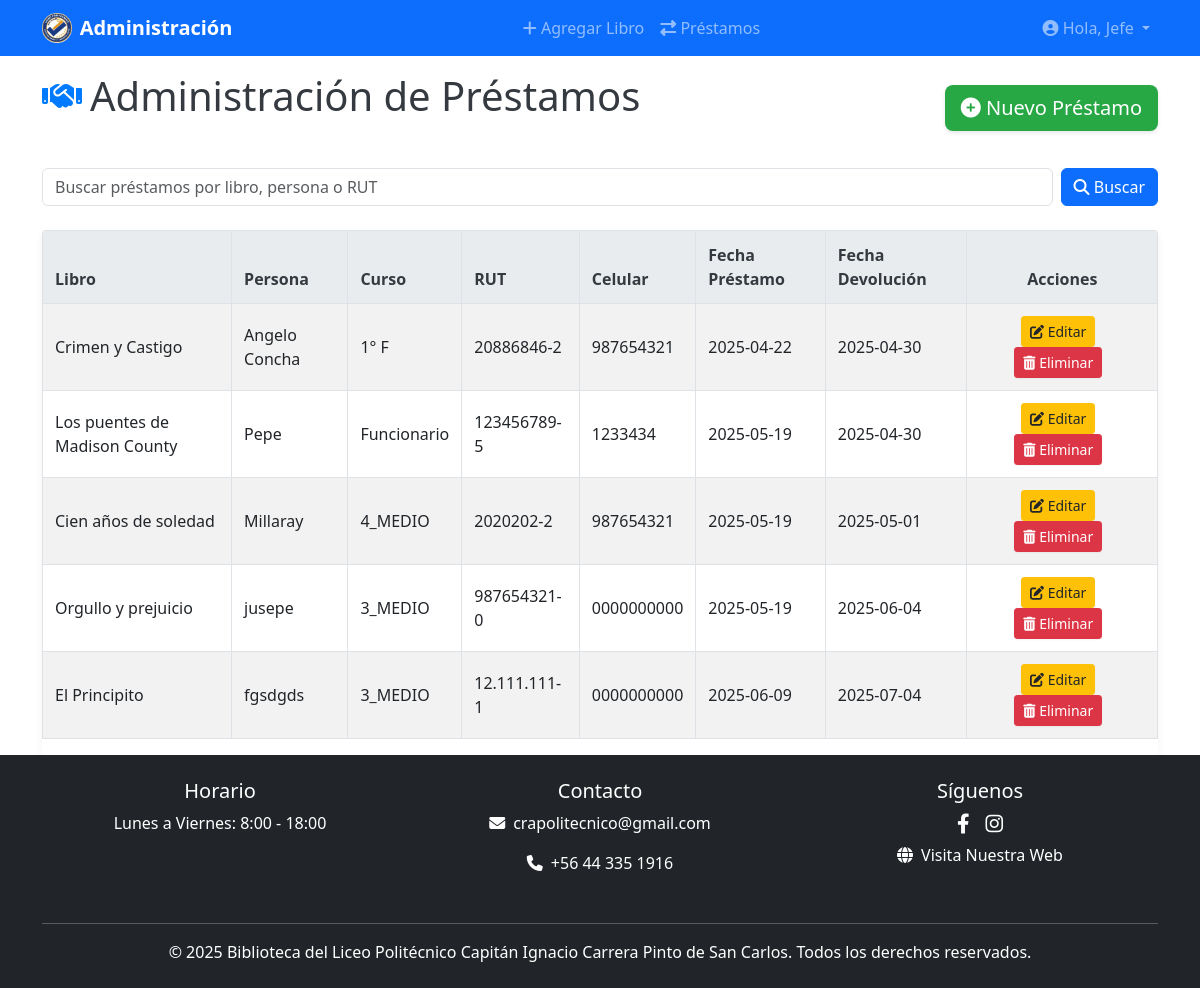
/prestamos/ (signed in), run on the app's committed database.
### prestamos/models.py (models this page shows, shortened)
class Prestamo(models.Model):
    CURSO_CHOICES = [
        ('1A', '1° A'),
        ('1B', '1° B'),
        ('1C', '1° C'),
        ('1D', '1° D'),
        ('1E', '1° E'),
        ('1F', '1° F'),
        ('1G', '1° G'),
        ('2A', '2° A'),
        ('2B', '2° B'),
        ('2C', '2° C'),
        ('2D', '2° D'),
        ('2E', '2° E'),
        ('2F', '2° F'),
        ('2G', '2° G'),
        ('3HC', '3° H.C.'),
        ('4HC', '4° H.C.'),
        ('3CM', '3° Construcciones Metálicas'),
        ('4CM', '4° Construcciones Metálicas'),
        ('3MI', '3° Mecánica Industrial'),
        ('4MI', '4° Mecánica Industrial'),
        ('3EL', '3° Electricidad'),
        ('4EL', '4° Electricidad'),
        ('3ELE', '3° Electrónica'),
        ('4ELE', '4° Electrónica'),
        ('3ENF', '3° Enfermería'),
        ('4ENF', '4° Enfermería'),
        ('3GAS', '3° Gastronomía'),
        ('4GAS', '4° Gastronomía'),
        ('3EDI', '3° Edificación'),
        ('4EDI', '4° Edificación'),
        ('TALLER_1', 'Taller Laboral 1'),
        ('TALLER_2', 'Taller Laboral 2'),
        ('FUNCIONARIO', 'Funcionario'),
    ]
    libro = models.ForeignKey(Libro, on_delete=models.CASCADE)
    nombre_persona = models.CharField(max_length=200)
    curso = models.CharField(
        max_length=50,
        choices=CURSO_CHOICES,
        default='OTROS', # Puedes mantener 'OTROS' como valor por defecto o cambiarlo
    )
    rut = models.CharField(max_length=12)
    celular = models.CharField(max_length=15)
    fecha_prestamo = models.DateField(auto_now_add=True)
    fecha_devolucion = models.DateField(null=True, blank=True)

### libros/models.py (models this page shows, shortened)
class Libro(models.Model):
    nombre = models.CharField(max_length=200)
    autor = models.CharField(max_length=200)
    genero = models.CharField(max_length=50)
    stock = models.IntegerField(default=1)
    portada_url = models.URLField(
        max_length=500,  # Un tamaño generoso para la URL
        null=True,
        blank=True,
        verbose_name='URL de la Portada del libro'
    )
    fecha_creacion = models.DateTimeField(auto_now_add=True)
    def __str__(self):
        return self.nombre

### prestamos/views.py (the view)
# urls.py: path('', views.lista_prestamos, name='lista_prestamos'),
@login_required
def lista_prestamos(request):
    query = request.GET.get('q')
    prestamos = Prestamo.objects.all()
    if query:
        prestamos = prestamos.filter(
            Q(libro__nombre__icontains=query) |
            Q(nombre_persona__icontains=query) |
            Q(rut__icontains=query)
        ).distinct()
    form = PrestamoForm()
    context = {
        'prestamos': prestamos,
        'query': query,
        'form': form,
    }
    return render(request, 'prestamos/lista_prestamos.html', context)

### prestamos/forms.py (shortened to what this page needs)
class PrestamoForm(forms.ModelForm):
    class Meta:
        model = Prestamo
        fields = ['libro', 'nombre_persona', 'curso', 'rut', 'celular', 'fecha_devolucion']
        widgets = {
            'fecha_devolucion': forms.DateInput(attrs={'type': 'date', 'placeholder': 'AAAA-MM-DD'}),
            'nombre_persona': forms.TextInput(attrs={'placeholder': 'Ej: Juan Pérez'}),
            'rut': forms.TextInput(attrs={'placeholder': 'Ej: 12345678-9'}),
            'celular': forms.TextInput(attrs={'placeholder': 'Ej: 912345678'}), # O el formato que esperes
        }
    def __init__(self, *args, **kwargs):
        super().__init__(*args, **kwargs)
        self.fields['libro'].queryset = Libro.objects.filter(stock__gt=0)
        self.fields['libro'].label = 'Libro a prestar'
        self.fields['nombre_persona'].label = 'Nombre del solicitante'
        self.fields['curso'].label = 'Curso'
        self.fields['rut'].label = 'RUT'
        self.fields['celular'].label = 'Celular'
        self.fields['fecha_devolucion'].label = 'Fecha de devolución (opcional)'

### prestamos/templates/prestamos/lista_prestamos.html (shortened to what this page needs)
{% extends 'libros/base.html' %}
{% load static %}
{% block head %}
    <link rel="stylesheet" href="{% static 'libros/css/styles.css' %}">
{% endblock %}
{% block content %}
    <nav class="navbar navbar-expand-lg navbar-dark bg-primary fixed-top">
        <div class="container">
            <a class="navbar-brand fw-bold d-flex align-items-center" href="#">
                <img src="{% static 'libros/img/logo.png' %}"
                     alt="Logo Institución"
                     height="30"
                     class="me-2">
                Administración
            </a>
            <div class="collapse navbar-collapse" id="navbarNavAdmin">
                <ul class="navbar-nav mx-auto">
                    <li class="nav-item">
                        <a class="nav-link" href="{% url 'crear_libro' %}">
                            <i class="fas fa-plus"></i> Agregar Libro
                        </a>
                    </li>
                    <li class="nav-item">
                        <a class="nav-link" href="{% url 'prestamos:lista_prestamos' %}">
                            <i class="fas fa-exchange-alt"></i> Préstamos
                        </a>
                    </li>
                </ul>
                <ul class="navbar-nav">
                    <li class="nav-item dropdown">
                        <a class="nav-link dropdown-toggle" href="#" id="navbarDropdownMenuLink" role="button" data-bs-toggle="dropdown" aria-expanded="false">
                            <i class="fas fa-user-circle"></i> Hola, {% if user.is_authenticated %}{{ user.username }}{% else %}Invitado{% endif %}
                        </a>
                    </li>
                </ul>
            </div>
        </div>
    </nav>
    <div class="main-content pt-5">
        <div class="container mt-4">
            <div class="d-flex justify-content-between align-items-center mb-4">
                <h1><i class="fas fa-handshake"></i>Administración de Préstamos</h1>
                <button class="btn btn-success btn-lg btn-crear-prestamo" data-bs-toggle="modal" data-bs-target="#modalNuevoPrestamo">
                    <i class="fas fa-plus-circle"></i> Nuevo Préstamo
                </button>
            </div>
            <form class="search-form" method="get" action="">
                <input type="text"
                       class="form-control search-input"
                       name="q"
                       placeholder="Buscar préstamos por libro, persona o RUT"
                       value="{{ query|default:'' }}">
                <button type="submit" class="btn btn-primary search-button"><i class="fas fa-search"></i> Buscar</button>
            </form>
            <div class="table-responsive-custom">
                <table class="table table-bordered table-striped table-hover">
                    <thead>
                        <tr>
                            <th>Libro</th>
                            <th>Persona</th>
                            <th>Curso</th>
                            <th>RUT</th>
                            <th>Celular</th>
                            <th>Fecha Préstamo</th>
                            <th>Fecha Devolución</th>
                            <th class="text-center actions-column">Acciones</th>
                        </tr>
                    </thead>
                    <tbody id="tabla-prestamos-body">
                        {% for prestamo in prestamos %}
                            <tr id="prestamo-{{ prestamo.id }}">
                                <td>{{ prestamo.libro.nombre }}</td>
                                <td>{{ prestamo.nombre_persona }}</td>
                                <td>{{ prestamo.get_curso_display }}</td>
                                <td>{{ prestamo.rut }}</td>
                                <td>{{ prestamo.celular }}</td>
                                <td>{{ prestamo.fecha_prestamo|date:"Y-m-d" }}</td>
                                <td>{{ prestamo.fecha_devolucion|date:"Y-m-d"|default:"Pendiente" }}</td>
                                <td class="crud-actions text-center">
                                    <button class="btn btn-sm btn-warning btn-editar-prestamo"
                                            data-bs-toggle="modal"
                                            data-bs-target="#modalEditarPrestamo"
                                            data-prestamo-id="{{ prestamo.id }}">
                                        <i class="fas fa-edit"></i> Editar
                                    </button>
                                    <button class="btn btn-sm btn-danger btn-eliminar-prestamo"
                                            data-bs-toggle="modal"
                                            data-bs-target="#modalEliminarPrestamo"
                                            data-prestamo-id="{{ prestamo.id }}">
                                        <i class="fas fa-trash-alt"></i> Eliminar
                                    </button>
                                </td>
                            </tr>
                        {% empty %}
                            <tr><td colspan="8" class="text-center">No hay préstamos registrados.</td></tr>
                        {% endfor %}
                    </tbody>
                </table>
            </div>
        </div>
    </div>
{% endblock %}
{% block footer %}
    {{ block.super }}
{% endblock %}

### libros/templates/libros/base.html (shortened to what this page needs)
<!DOCTYPE html>
{% load static %}
<html lang="es" style="height: 100%;">
<head>
    <link href="https://cdn.jsdelivr.net/npm/bootstrap@5.3.0/dist/css/bootstrap.min.css" rel="stylesheet">
    <link rel="stylesheet" href="https://cdnjs.cloudflare.com/ajax/libs/font-awesome/6.4.0/css/all.min.css">
    {% block head %}
    {% endblock %}
</head>
<body style="height: 100%;">
    <main>
        {% block content %}
        {% endblock %}
    </main>
    <footer>
        {% block footer %}
            {% include 'libros/footer.html' %}
        {% endblock %}
    </footer>
</body>
</html>

### libros/templates/libros/footer.html (shortened to what this page needs)
<!DOCTYPE html>
<html lang="en">
<head>
</head>
<footer class="bg-dark text-white py-4">
    <div class="container">
        <div class="row justify-content-center">
            <div class="col-md-4 mb-3 text-center">
                <h5>Horario</h5>
                <p>Lunes a Viernes: 8:00 - 18:00</p>
            </div>
            <div class="col-md-4 mb-3 text-center">
                <h5>Contacto</h5>
                <p><i class="fas fa-envelope me-2"></i>crapolitecnico@gmail.com</p>
                <p><i class="fas fa-phone me-2"></i>+56 44 335 1916</p>
            </div>
            <div class="col-md-4 mb-3 text-center">
                <h5>Síguenos</h5>
                <div class="d-flex justify-content-center mb-2">
                    <a href="https://www.facebook.com/liceo.politecnico.capitan/" class="text-white me-3" target="_blank"><i class="fab fa-facebook-f fa-lg"></i></a>
                    <a href="https://www.instagram.com/liceopolitecnicosancarlos/" class="text-white" target="_blank"><i class="fab fa-instagram fa-lg"></i></a>
                </div>
                <div>
                    <a href="https://www.politecnicosancarlos.cl/" class="text-white text-decoration-none" target="_blank">
                        <i class="fas fa-globe me-2"></i>Visita Nuestra Web
                    </a>
                </div>
            </div>
        </div>
        <hr>
        <p class="text-center mb-0">&copy; 2025 Biblioteca del Liceo Politécnico Capitán Ignacio Carrera Pinto de San Carlos. Todos los derechos reservados.</p>
    </div>
</footer>
</html>

### libros/static/libros/css/styles.css (style rules this page uses)
.table-responsive-custom { max-height: 400px; overflow-y: auto; }
.table-responsive-custom thead th { position: sticky; top: 0; background-color: white; z-index: 1; }

### prestamos/templates/prestamos/lista_prestamos.html (style rules this page uses)
h1 { color: #343a40; margin-bottom: 1.5rem; display: flex; align-items: center; }
h1 i { margin-right: 0.5rem; font-size: 2rem; color: #007bff; }
.btn-crear-prestamo { background-color: #28a745; color: white; border: none; box-shadow: 0 2px 4px rgba(0, 0, 0, 0.1); font-size: 1.25rem; padding: .5rem 1rem; }
.crud-actions button, .crud-actions a { margin-right: 0.5rem; border-radius: 0.2rem; box-shadow: 0 1px 2px rgba(0, 0, 0, 0.05); }
.btn-warning { background-color: #ffc107; border-color: #ffc107; color: #212529; }
.btn-danger { background-color: #dc3545; border-color: #dc3545; color: white; }
.table-responsive-custom { max-height: 600px; overflow-y: auto; box-shadow: 0 4px 8px rgba(0, 0, 0, 0.05); border-radius: 0.25rem; background-color: white; }
.table-responsive-custom thead th { position: sticky; top: 0; background-color: #e9ecef; z-index: 1; font-weight: bold; color: #343a40; text-align: left; padding: 0.75rem; }
.table-responsive-custom tbody td { vertical-align: middle; padding: 0.75rem; }
.table tbody tr:nth-child(even) { background-color: #f8f9fa; }
.table thead th.actions-column, .table tbody td.crud-actions { min-width: 170px; }
.search-form { margin-bottom: 1.5rem; display: flex; }
.search-input { flex-grow: 1; margin-right: 0.5rem; }
.search-button { flex-shrink: 0; }

### libros/templates/libros/base.html (style rules this page uses)
body { display: flex; flex-direction: column; min-height: 100vh; }
main { flex-grow: 1; }

### data on the page
Prestamo: libro.nombre "Crimen y Castigo", nombre_persona "Angelo Concha", curso "1° F", rut "20886846-2", celular "987654321", fecha_prestamo "2025-04-22", fecha_devolucion "2025-04-30"
Prestamo: libro.nombre "Los puentes de Madison County", nombre_persona "Pepe", curso "Funcionario", rut "123456789-5", celular "1233434", fecha_prestamo "2025-05-19", fecha_devolucion "2025-04-30"
Prestamo: libro.nombre "Cien años de soledad", nombre_persona "Millaray", curso "4_MEDIO", rut "2020202-2", celular "987654321", fecha_prestamo "2025-05-19", fecha_devolucion "2025-05-01"
Prestamo: libro.nombre "Orgullo y prejuicio", nombre_persona "jusepe", curso "3_MEDIO", rut "987654321-0", celular "0000000000", fecha_prestamo "2025-05-19", fecha_devolucion "2025-06-04"
Prestamo: libro.nombre "El Principito", nombre_persona "fgsdgds", curso "3_MEDIO", rut "12.111.111-1", celular "0000000000", fecha_prestamo "2025-06-09", fecha_devolucion "2025-07-04"

### other printed values
{{ user.username }} "Jefe"
